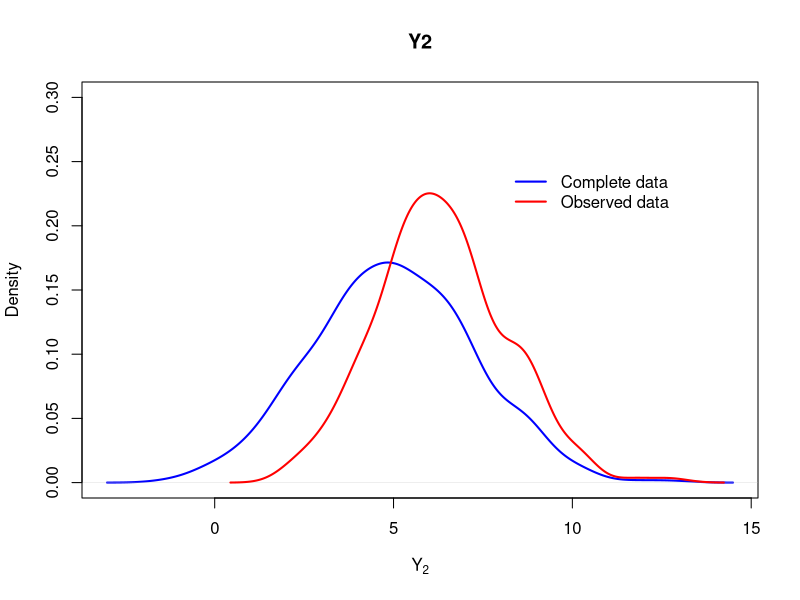

This chart was generated by the following R code:
## ---- chunk 1

set.seed(1)

#First define the variables, where rnorm(n) draws n random variables under a normal distribution, with default mean = 0 and sd = 1

n = 500

Z1 = rnorm(n)
Z2 = rnorm(n)
Z3 = rnorm(n)

Y1 = 1 + Z1
Y2 = 5 + (2 * Z1) + Z2


a = 2
b = 0

missing = a * (Y1 - 1) + b  * (Y2 - 5) + Z3 <0

#ind_missing creates an index of TRUE or FALSE values depending on wether or not a value in the set missing is < Z1

ind_missing = which(missing == TRUE)

#Then y2_obs and y_mis uses the index to decide which values are missing in our currently fully observed set of Y2

Y2_obs = Y2[-ind_missing]
Y2_mis = Y2[ind_missing]

#Then we show a density plot of Y2 and Y2 without missing values (Y_obs).

plot(density(Y2), lwd = 2, col = "blue", xlab =expression(Y[2]),
     main = "Y2", ylim =c(0, 0.3))
lines(density(Y2_obs), lwd = 2, col = "red")

legend(8, 0.25, legend =c("Complete data", "Observed data"),col =c("blue", "red"), lty =c(1,1), lwd =c(2,2), bty ="n")

